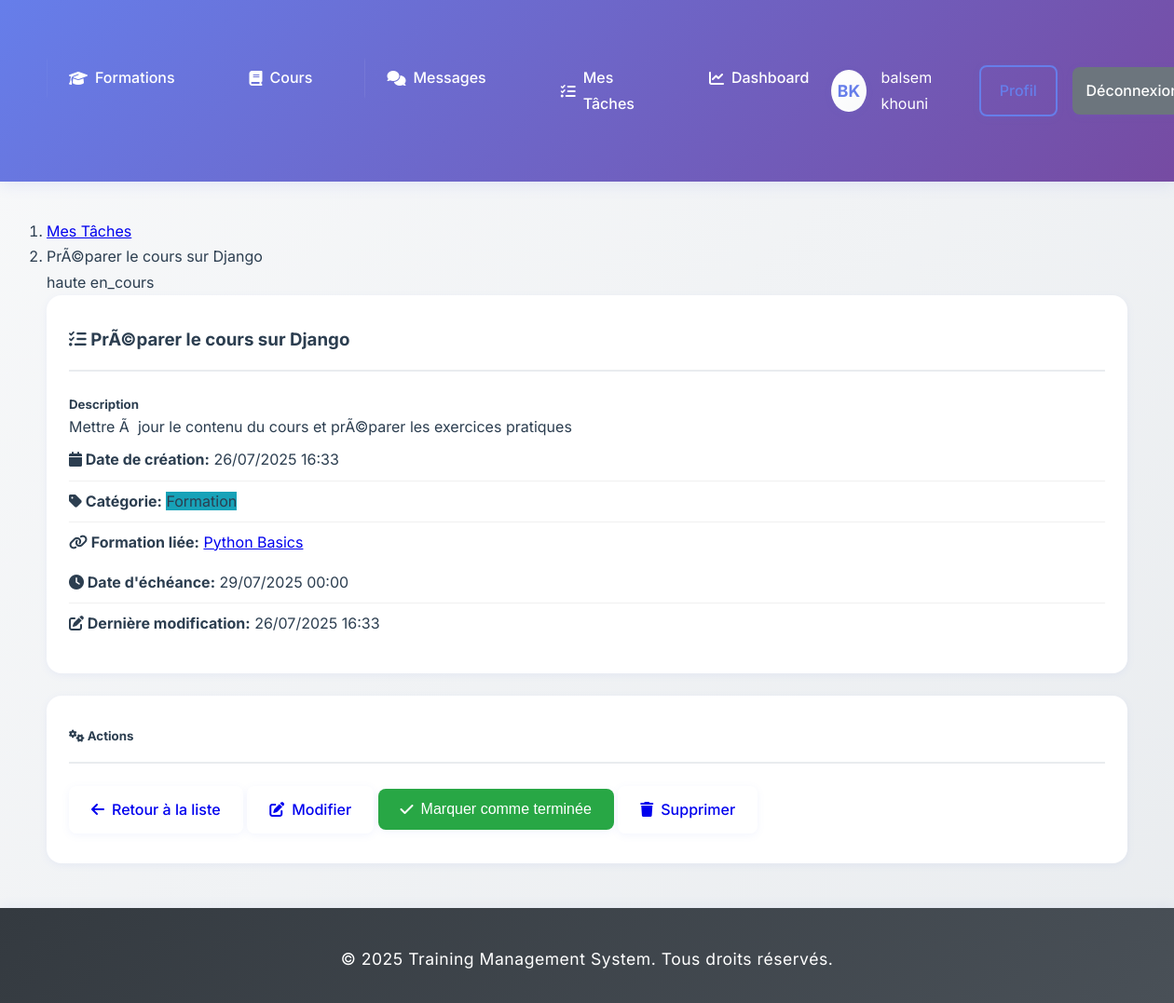
Page /formations/tasks/1/ (signed in) on the committed database.
### users/models.py (models this page shows, shortened)
class Utilisateur(AbstractUser):
    email = models.EmailField(unique=True)
    nom = models.CharField(max_length=100)
    prenom = models.CharField(max_length=100)
    telephone = models.CharField(max_length=20, blank=True)
    adresse = models.TextField(blank=True)
    date_naissance = models.DateField(null=True, blank=True)
    photo_profil = models.ImageField(upload_to='profiles/', blank=True, null=True)
    date_creation = models.DateTimeField(default=timezone.now)
    derniere_connexion = models.DateTimeField(null=True, blank=True)
    USERNAME_FIELD = 'email'
    REQUIRED_FIELDS = ['username', 'nom', 'prenom']
    class Meta:
        verbose_name = 'Utilisateur'
        verbose_name_plural = 'Utilisateurs'

### formations/models.py (models this page shows, shortened)
class Task(models.Model):
    PRIORITY_CHOICES = [
        ('low', 'Faible'),
        ('medium', 'Moyenne'),
        ('high', 'Haute'),
        ('urgent', 'Urgente'),
    ]
    STATUS_CHOICES = [
        ('todo', 'À faire'),
        ('in_progress', 'En cours'),
        ('completed', 'Terminée'),
        ('cancelled', 'Annulée'),
    ]
    CATEGORY_CHOICES = [
        ('formation', 'Formation'),
        ('cours', 'Cours'),
        ('evaluation', 'Évaluation'),
        ('personnel', 'Personnel'),
        ('administratif', 'Administratif'),
    ]
    createur = models.ForeignKey(Utilisateur, on_delete=models.CASCADE, related_name='tasks_created')
    titre = models.CharField(max_length=200, verbose_name="Titre")
    description = models.TextField(blank=True, verbose_name="Description")
    priorite = models.CharField(
        max_length=10,
        choices=PRIORITY_CHOICES,
        default='medium',
        verbose_name="Priorité"
    )
    statut = models.CharField(
        max_length=15,
        choices=STATUS_CHOICES,
        default='todo',
        verbose_name="Statut"
    )
    categorie = models.CharField(
        max_length=15,
        choices=CATEGORY_CHOICES,
        default='personnel',
        verbose_name="Catégorie"
    )
    date_creation = models.DateTimeField(auto_now_add=True, verbose_name="Date de création")
    date_modification = models.DateTimeField(auto_now=True, verbose_name="Dernière modification")
    date_echeance = models.DateTimeField(null=True, blank=True, verbose_name="Date d'échéance")
    date_completion = models.DateTimeField(null=True, blank=True, verbose_name="Date de completion")
    formation_liee = models.ForeignKey(
        Formation,
        on_delete=models.CASCADE,
        null=True,
        blank=True,
        verbose_name="Formation liée"
    )
    notes = models.TextField(blank=True, verbose_name="Notes")
    fichiers_attaches = models.FileField(
        upload_to='tasks/attachments/',
        null=True,
        blank=True,
        verbose_name="Fichiers attachés"
    )
    class Meta:
        verbose_name = "Tâche"
        verbose_name_plural = "Tâches"
        ordering = ['-date_creation']
        indexes = [
            models.Index(fields=['createur', 'statut']),
            models.Index(fields=['date_echeance']),
            models.Index(fields=['priorite']),
        ]
    @property
    def is_overdue(self):
        if self.date_echeance and self.statut != 'completed':
            return timezone.now() > self.date_echeance
        return False
    @property
    def days_until_due(self):
        if self.date_echeance:
            delta = self.date_echeance - timezone.now()
            return delta.days
        return None
    def get_priority_badge_class(self):
        priority_classes = {
            'low': 'badge-success',
            'medium': 'badge-warning',
            'high': 'badge-danger',
            'urgent': 'badge-dark'
        }
        return priority_classes.get(self.priorite, 'badge-secondary')
    def get_status_badge_class(self):
        status_classes = {
            'todo': 'badge-secondary',
            'in_progress': 'badge-primary',
            'completed': 'badge-success',
            'cancelled': 'badge-dark'
        }
        return status_classes.get(self.statut, 'badge-secondary')

class Formation(models.Model):
    titre = models.CharField(max_length=200)
    description = models.TextField()
    objectifs = models.TextField()
    duree_heures = models.PositiveIntegerField(help_text="Durée en heures")
    niveau = models.CharField(max_length=50, choices=[
        ('debutant', 'Débutant'),
        ('intermediaire', 'Intermédiaire'),
        ('avance', 'Avancé'),
        ('expert', 'Expert'),
    ])
    prix = models.DecimalField(max_digits=10, decimal_places=2)
    formateur = models.ForeignKey(Formateur, on_delete=models.CASCADE, null=True, blank=True)
    participants_max = models.PositiveIntegerField(default=20)
    prerequisites = models.TextField(blank=True)
    applications_ouvertes = models.BooleanField(default=False, help_text="Permet aux formateurs de candidater")
    date_limite_candidature = models.DateTimeField(null=True, blank=True, help_text="Date limite pour candidater")
    statut = models.CharField(max_length=50, choices=[
        ('brouillon', 'Brouillon'),
        ('proposition', 'Proposition (candidatures ouvertes)'),
        ('publiee', 'Publiée'),
        ('en_cours', 'En cours'),
        ('terminee', 'Terminée'),
        ('annulee', 'Annulée'),
    ], default='brouillon')
    date_creation = models.DateTimeField(default=timezone.now)
    date_debut = models.DateTimeField()
    date_fin = models.DateTimeField()
    participants = models.ManyToManyField(Apprenant, blank=True, related_name='formations_inscrites')
    class Meta:
        verbose_name = 'Formation'
        verbose_name_plural = 'Formations'
        ordering = ['-date_creation']

### formations/views.py (the view)
# urls.py: path('tasks/<int:task_id>/', views.task_detail, name='task_detail'),
@login_required
def task_detail(request, task_id):
    task = get_object_or_404(Task, id=task_id, createur=request.user)
    context = {
        'task': task,
        'user_type': get_user_type(request.user),
    }
    return render(request, 'tasks/task_detail.html', context)

### templates/tasks/task_detail.html (shortened to what this page needs)
{% extends 'base.html' %}
{% block content %}
<div class="container mt-4">
    <div class="d-flex justify-content-between align-items-center mb-4">
        <nav aria-label="breadcrumb">
            <ol class="breadcrumb">
                <li class="breadcrumb-item">
                    <a href="{% url 'formations:task_list' %}">Mes Tâches</a>
                </li>
                <li class="breadcrumb-item active" aria-current="page">
                    {{ task.titre }}
                </li>
            </ol>
        </nav>
        <div>
            <span class="badge {{ task.get_priority_badge_class }} fs-6 me-2">{{ task.get_priorite_display }}</span>
            <span class="badge {{ task.get_status_badge_class }} fs-6">{{ task.get_statut_display }}</span>
        </div>
    </div>
    <div class="row">
        <div class="col-lg-8">
            <div class="card mb-4">
                <div class="card-header">
                    <h3><i class="fas fa-tasks"></i> {{ task.titre }}</h3>
                </div>
                <div class="card-body">
                    {% if task.description %}
                        <div class="mb-4">
                            <h5>Description</h5>
                            <p>{{ task.description|linebreaks }}</p>
                        </div>
                    {% endif %}
                    <div class="row mb-4">
                        <div class="col-md-6">
                            <div class="info-item mb-3">
                                <strong><i class="fas fa-calendar"></i> Date de création:</strong>
                                <span>{{ task.date_creation|date:"d/m/Y H:i" }}</span>
                            </div>
                            <div class="info-item mb-3">
                                <strong><i class="fas fa-tag"></i> Catégorie:</strong>
                                <span class="badge badge-info">{{ task.get_categorie_display }}</span>
                            </div>
                            {% if task.formation_liee %}
                                <div class="info-item mb-3">
                                    <strong><i class="fas fa-link"></i> Formation liée:</strong>
                                    <a href="{% url 'formations:detail' task.formation_liee.id %}">
                                        {{ task.formation_liee.titre }}
                                    </a>
                                </div>
                            {% endif %}
                        </div>
                        <div class="col-md-6">
                            {% if task.date_echeance %}
                                <div class="info-item mb-3">
                                    <strong><i class="fas fa-clock"></i> Date d'échéance:</strong>
                                    <span class="{% if task.is_overdue %}text-danger{% endif %}">
                                        {{ task.date_echeance|date:"d/m/Y H:i" }}
                                    </span>
                                </div>
                            {% endif %}
                            <div class="info-item mb-3">
                                <strong><i class="fas fa-edit"></i> Dernière modification:</strong>
                                <span>{{ task.date_modification|date:"d/m/Y H:i" }}</span>
                            </div>
                        </div>
                    </div>
                </div>
            </div>
        </div>
        <div class="col-lg-4">
            <div class="card mb-3">
                <div class="card-header">
                    <h5><i class="fas fa-cogs"></i> Actions</h5>
                </div>
                <div class="card-body">
                    <div class="d-grid gap-2">
                        <a href="{% url 'formations:task_list' %}" class="btn btn-outline-secondary">
                            <i class="fas fa-arrow-left"></i> Retour à la liste
                        </a>
                        <a href="{% url 'formations:task_edit' task.id %}" class="btn btn-outline-primary">
                            <i class="fas fa-edit"></i> Modifier
                        </a>
                        {% if task.statut != 'completed' %}
                            <button onclick="toggleTaskStatus({{ task.id }}, 'completed')"
                                    class="btn btn-success">
                                <i class="fas fa-check"></i> Marquer comme terminée
                            </button>
                        {% else %}
                            <button onclick="toggleTaskStatus({{ task.id }}, 'todo')"
                                    class="btn btn-warning">
                                <i class="fas fa-redo"></i> Rouvrir
                            </button>
                        {% endif %}
                        <a href="{% url 'formations:task_delete' task.id %}"
                           class="btn btn-outline-danger"
                           onclick="return confirm('Êtes-vous sûr de vouloir supprimer cette tâche ?')">
                            <i class="fas fa-trash"></i> Supprimer
                        </a>
                    </div>
                </div>
            </div>
        </div>
    </div>
</div>
{% endblock %}

### templates/base.html (shortened to what this page needs)
<!DOCTYPE html>
<html lang="fr">
<head>
    <link rel="stylesheet" href="https://cdnjs.cloudflare.com/ajax/libs/font-awesome/6.4.0/css/all.min.css">
</head>
<body>
    <header class="header">
        <nav class="nav-container">
            <ul class="nav-menu">
                <li><a href="{% url 'formations:list' %}"><i class="fas fa-graduation-cap"></i> Formations</a></li>
                <li><a href="{% url 'courses:list' %}"><i class="fas fa-book"></i> Cours</a></li>
                {% if user.is_authenticated %}
                    <li><a href="{% url 'messaging:inbox' %}"><i class="fas fa-comments"></i> Messages</a></li>
                    <li><a href="{% url 'formations:task_list' %}"><i class="fas fa-tasks"></i> Mes Tâches</a></li>
                    <li><a href="{% url 'users:dashboard' %}"><i class="fas fa-chart-line"></i> Dashboard</a></li>
                {% endif %}
            </ul>
            <div class="user-menu">
                {% if user.is_authenticated %}
                    <div class="user-avatar interactive-element">
                        {{ user.prenom|first|upper }}{{ user.nom|first|upper }}
                    </div>
                    <span>{{ user.prenom }} {{ user.nom }}</span>
                    <a href="{% url 'users:profile' %}" class="btn btn-outline">Profil</a>
                    <a href="{% url 'users:logout' %}" class="btn btn-secondary">Déconnexion</a>
                {% else %}
                    <a href="{% url 'users:login' %}" class="btn btn-outline">Connexion</a>
                    <a href="{% url 'users:register' %}" class="btn btn-primary">Inscription</a>
                {% endif %}
            </div>
        </nav>
    </header>
    <main class="main-content">
        {% block content %}
        {% endblock %}
    </main>
    <footer class="footer">
        <p>&copy; 2025 Training Management System. Tous droits réservés.</p>
    </footer>
</body>
</html>

### rows in the picture
Utilisateur: prenom|first "B", nom|first "K", prenom "balsem", nom "khouni"
Task: titre "PrÃ©parer le cours sur Django", priorite "haute", statut "en_cours", description "Mettre Ã jour le contenu du cours et prÃ©parer les exercices pratiques", date_creation "26/07/2025 16:33", categorie "Formation", formation_liee.titre "Python Basics", date_echeance "29/07/2025 00:00", date_modification "26/07/2025 16:33"
